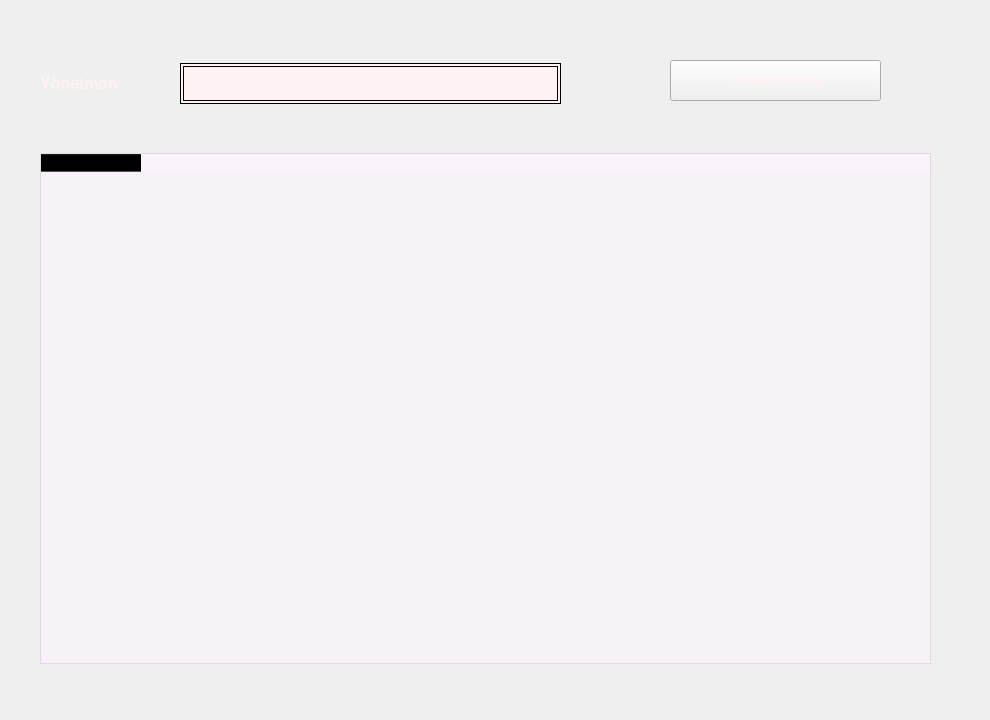
     <widget class="QWidget" name="tab_14">
      <attribute name="title">
       <string>YönetmenEkle</string>
      </attribute>
      <widget class="QLineEdit" name="lineEdit_19">
       <property name="geometry">
        <rect>
         <x>180</x>
         <y>63</y>
         <width>381</width>
         <height>41</height>
        </rect>
       </property>
       <property name="styleSheet">
        <string notr="true">	border:4px double #000;
background-color: rgb(255, 242, 242);</string>
       </property>
      </widget>
      <widget class="QTableWidget" name="tableWidget_9">
       <property name="geometry">
        <rect>
         <x>40</x>
         <y>153</y>
         <width>891</width>
         <height>511</height>
        </rect>
       </property>
       <property name="styleSheet">
        <string notr="true">background-color: rgb(255, 244, 255,120);</string>
       </property>
       <column>
        <property name="text">
         <string>Yönetmen İsmi</string>
        </property>
        <property name="font">
         <font>
          <weight>75</weight>
          <italic>true</italic>
          <bold>true</bold>
         </font>
        </property>
       </column>
      </widget>
      <widget class="QLabel" name="label_52">
       <property name="geometry">
        <rect>
         <x>40</x>
         <y>63</y>
         <width>121</width>
         <height>41</height>
        </rect>
       </property>
       <property name="font">
        <font>
         <pointsize>12</pointsize>
         <weight>75</weight>
         <bold>true</bold>
        </font>
       </property>
       <property name="styleSheet">
        <string notr="true">color: rgb(255, 242, 242);</string>
       </property>
       <property name="text">
        <string>Yönetmen </string>
       </property>
      </widget>
      <widget class="QPushButton" name="pushButton_31">
       <property name="geometry">
        <rect>
         <x>670</x>
         <y>60</y>
         <width>211</width>
         <height>41</height>
        </rect>
       </property>
       <property name="font">
        <font>
         <pointsize>10</pointsize>
         <weight>75</weight>
         <bold>true</bold>
        </font>
       </property>
       <property name="styleSheet">
        <string notr="true">color: rgb(255, 242, 242);</string>
       </property>
       <property name="text">
        <string>Yönetmen Ekle</string>
       </property>
      </widget>
      <widget class="QLabel" name="label_111">
       <property name="geometry">
        <rect>
         <x>0</x>
         <y>0</y>
         <width>981</width>
         <height>711</height>
        </rect>
       </property>
       <property name="styleSheet">
        <string notr="true">border-image: url(:/img/img42.jpg);</string>
       </property>
       <property name="text">
        <string/>
       </property>
      </widget>
      <zorder>label_111</zorder>
      <zorder>lineEdit_19</zorder>
      <zorder>tableWidget_9</zorder>
      <zorder>label_52</zorder>
      <zorder>pushButton_31</zorder>
     </widget>
